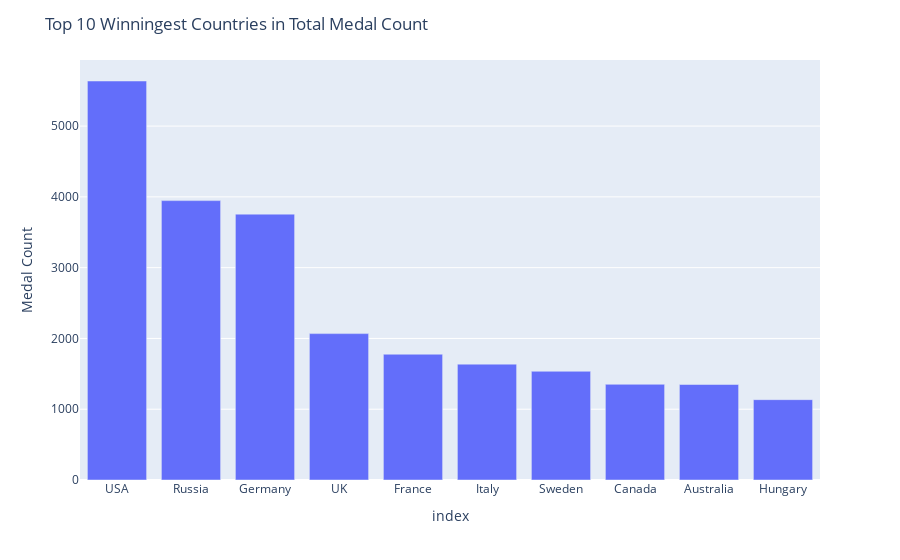

Notebook source saved alongside this figure:
### Code cell
# Import plotly express library
import plotly.express as px

# Assign top 10 winningest countries table to a variable
top_countries = df['region'].value_counts().head(10)

# Visualize the table as a bar chart
fig = px.bar(top_countries, x=top_countries.index, y=top_countries.values, labels={'x':'Country', 'y':'Medal Count'})
fig.update_layout(title='Top 10 Winningest Countries in Total Medal Count')
fig.show()

### Figure 1 — Plotly figure (JSON) as saved in the notebook; plotly's stock layout.template omitted (floating-point values rounded to 4 significant figures)
{"data": [{"alignmentgroup": "True", "hovertemplate": "index=%{x}<br>Medal Count=%{y}<extra></extra>", "legendgroup": "", "marker": {"color": "#636efa", "pattern": {"shape": ""}}, "name": "", "offsetgroup": "", "orientation": "v", "showlegend": false, "textposition": "auto", "type": "bar", "x": ["USA", "Russia", "Germany", "UK", "France", "Italy", "Sweden", "Canada", "Australia", "Hungary"], "xaxis": "x", "y": [5637, 3947, 3756, 2068, 1777, 1637, 1536, 1352, 1349, 1135], "yaxis": "y"}], "layout": {"autosize": true, "barmode": "relative", "legend": {"tracegroupgap": 0}, "margin": {"t": 60}, "title": {"text": "Top 10 Winningest Countries in Total Medal Count"}, "xaxis": {"anchor": "y", "autorange": true, "domain": [0, 1], "range": [-0.5, 9.5], "title": {"text": "index"}, "type": "category"}, "yaxis": {"anchor": "x", "autorange": true, "domain": [0, 1], "range": [0, 5934.0], "title": {"text": "Medal Count"}, "type": "linear"}}}
